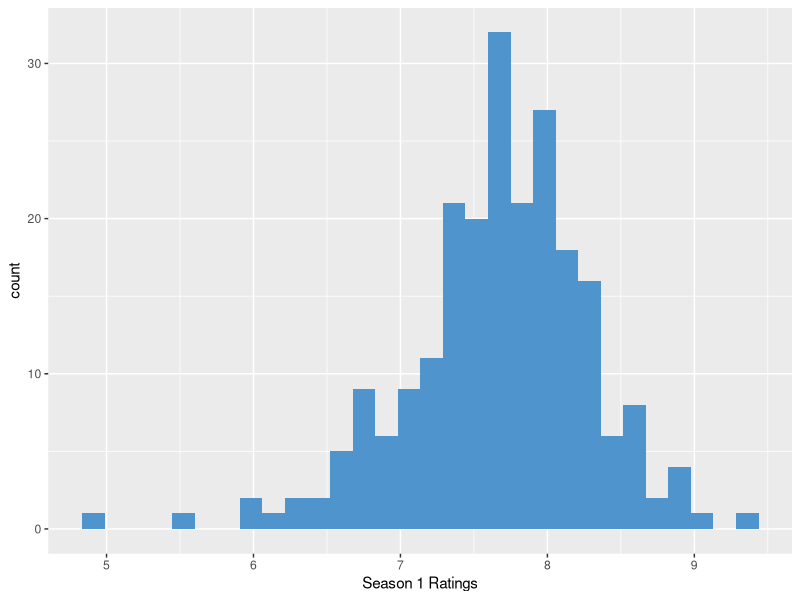
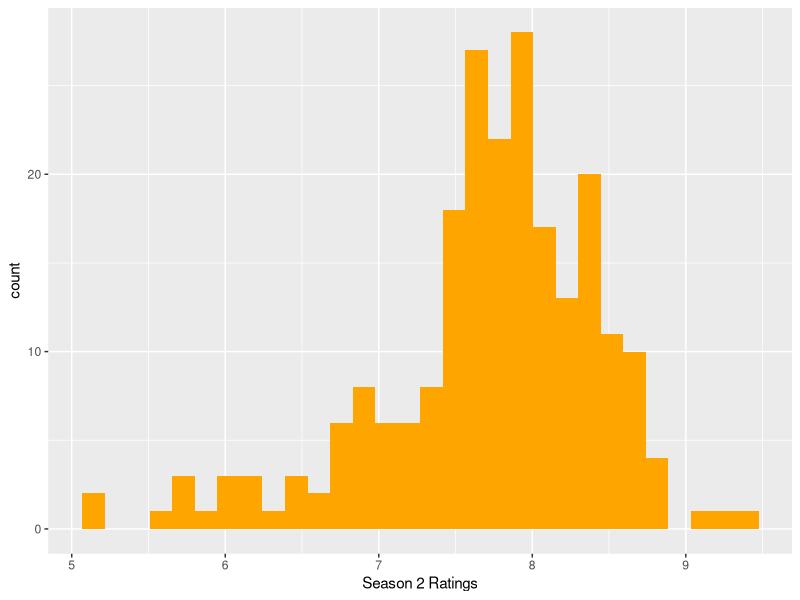
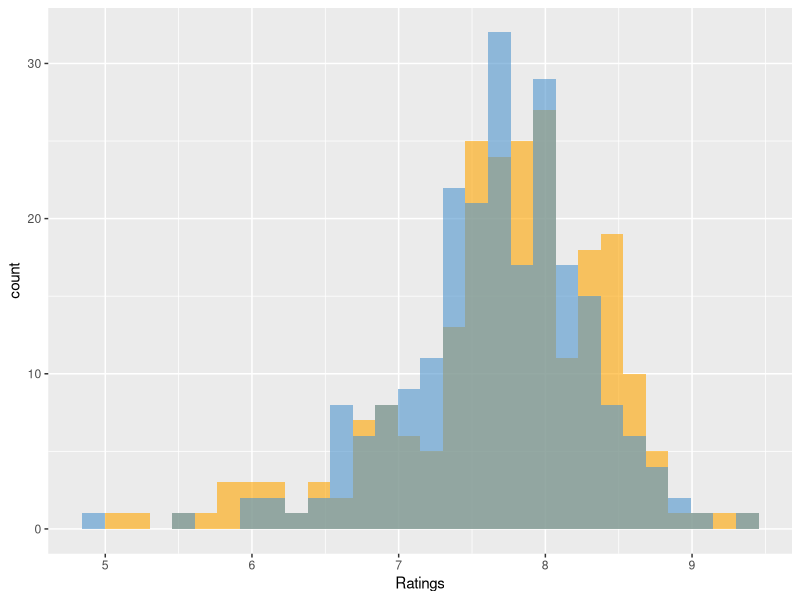
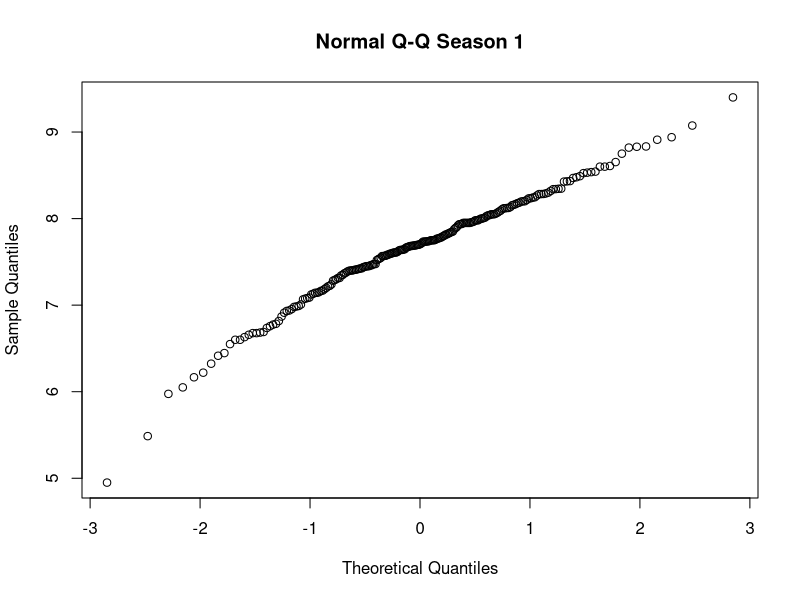
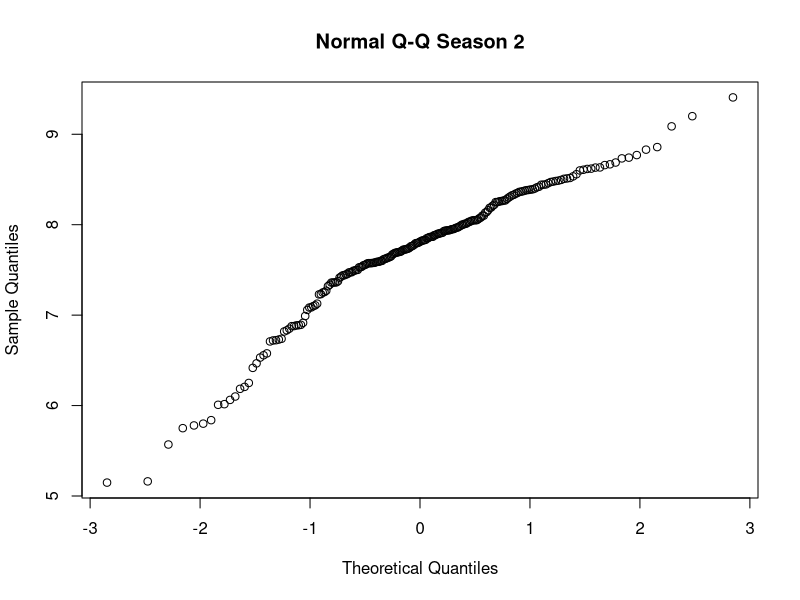
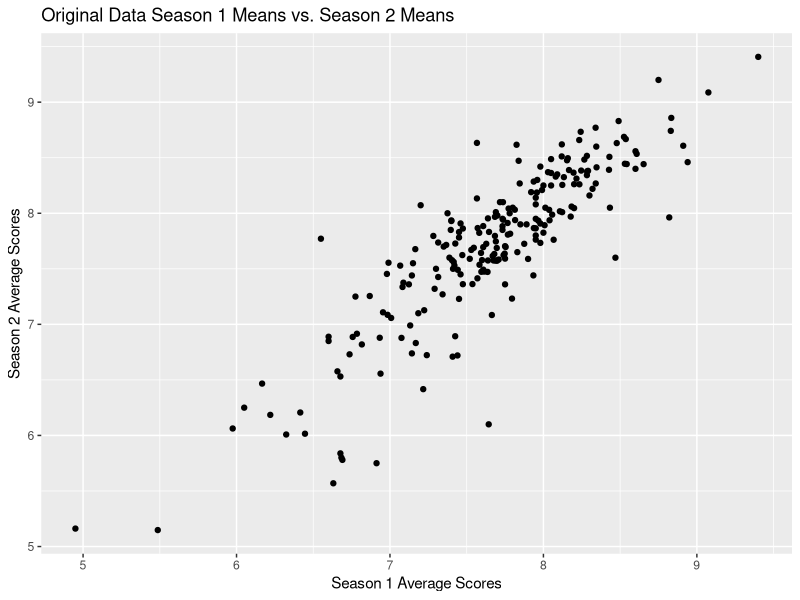
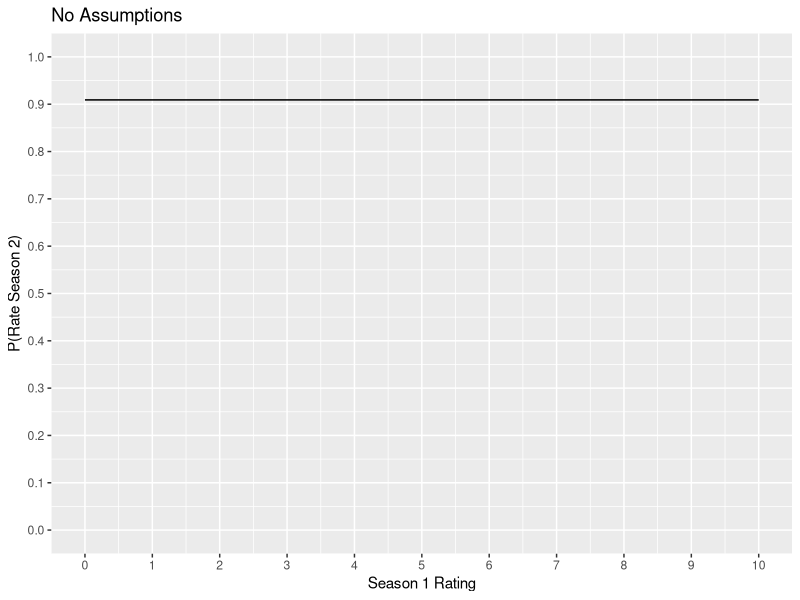
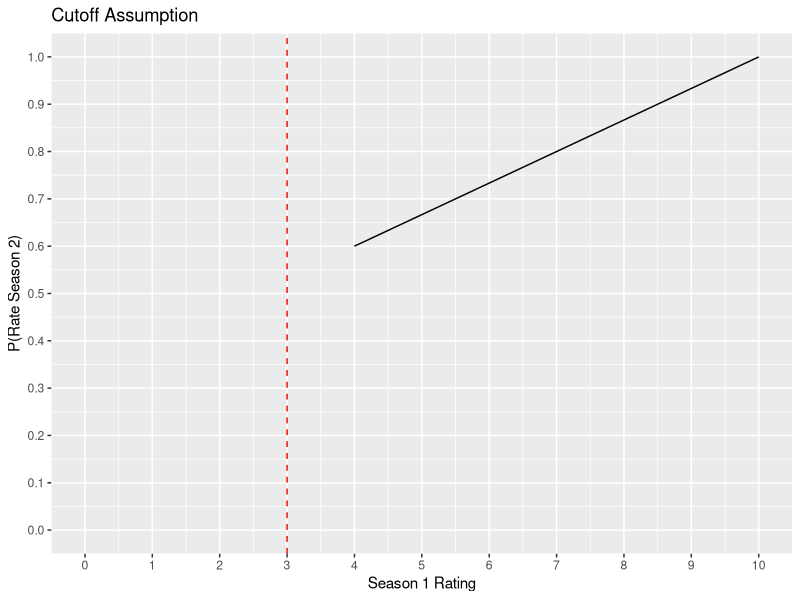

These figures' R source, in order:
## ---- chunk 1
# Install Packages
knitr::opts_chunk$set(echo = TRUE)
library(tidyverse)
library(knitr)
## ---- chunk 2
# Read in data
read.csv('Final_Data (1).csv') -> data
## ---- chunk 3
# Read in data
read.csv('Final_Data (1).csv') -> data

# Create plots of Season 1 and Season 2 data
ggplot() + geom_histogram(data = data, aes(season1), fill = "steelblue3") + xlab("Season 1 Ratings") 
ggplot() + geom_histogram(data = data, aes(season2), fill = "orange") + xlab("Season 2 Ratings") 
ggplot() + geom_histogram(data = data, aes(season2), fill = "orange", alpha = .6) + xlab("Ratings")  + geom_histogram(data = data, aes(season1), fill = "steelblue3", alpha = .6)

# Compare season 1 and season 2 mean ratings
mean(data$season1)
sd(data$season1)
mean(data$season2)
sd(data$season2)
## ---- chunk 4
# Create quantile-quantile plots to see if the season1 and season2 data are normally distributed
qqnorm(data$season1,  main = "Normal Q-Q Season 1")
qqnorm(data$season2, main = "Normal Q-Q Season 2")

## ---- chunk 5
model <- lm(data = data, season2 ~ season1)
summary(model)

## ---- chunk 6
# Run t test for difference in population means
t.test(x  = data$season1, y = data$season2)

## ---- chunk 7
# Create vectors to store values
set.seed(0)
boot_conf <- c()
boot_p <- c()
boot_conf2 <- c()
boot_p2 <- c()

# Create vector with which we will randomly select indexs which correspond to a show to sample
nums <- seq(1, 226)

# For loop in which we generate our 20000 bootstrap samples and run corresponding two-sample
# t-tests
for(i in 1:20000){
samp3 <- c()
samp4 <- c()

# Sample season 1 data independently of season 2 data
samp1 <- sample(data$season1, replace = TRUE, size = 200)

# Sample season 2 data independently of season 1 data
samp2 <- sample(data$season2, replace = TRUE, size = 200)

# Calculate p-val from two sample t-test and store into vector
append(boot_conf, t.test(x = samp1, y = samp2)[4]) -> boot_conf
append(boot_p, t.test(x = samp1, y = samp2)[3]) -> boot_p

# Sample indexes randomly for selecting our dependent season 1 and season 2 data
sample(nums, replace = TRUE, size = 200) -> indexs

# Sample season 1 and season 2 data, this time in pairs so that we are once again 
# violating the independence assumption.  Calculate new p-val from two sample t-test
# for the sake of making a comparison between when we are and aren't making an assumption
# violation.
for(j in 1:length(indexs)){
  append(samp3, data$season1[indexs[j]]) -> samp3
  append(samp4, data$season1[indexs[j]]) -> samp4
}
  append(boot_conf2, t.test(x = samp3, y = samp4)[4]) -> boot_conf2
  append(boot_p2, t.test(x = samp3, y = samp2)[3]) -> boot_p2
}


# Mean and SD of p-val for 20000 two sample t-tests on bootstrapped data
# where our season 1 and season 2
# data were sampled independently, which allows us to circumvent our independence
# violation.
mean(unlist(boot_p))
sd(unlist(boot_p))
# Mean and SD of p-val for 20000 two sample t-tests on bootstrapped data
# where our season 1 and season 2
# data were sampled dependently, so we are once again violating the independence
# assumption
mean(unlist(boot_p2))
sd(unlist(boot_p2))

## ---- chunk 8
imbd_data <- data
ggplot(imbd_data) +
  geom_point(aes(x=season1, y=season2)) +
  ggtitle("Original Data Season 1 Means vs. Season 2 Means") +
  xlab("Season 1 Average Scores") +
  ylab("Season 2 Average Scores")
## ---- chunk 9
#baseline transition matrix
baseline_matrix <- matrix(c(rep(1/11,121)), nrow = 11, ncol = 11)
#plot no assumption visual
no_assumptionPlot <- ggplot() +
  coord_cartesian(xlim = c(0, 10), ylim = c(0, 1)) +
  geom_segment(aes(x=0, xend=10, y=10/11, yend=10/11)) +
  scale_x_continuous(breaks=c(0,1,2,3,4,5,6,7,8,9,10)) +
  scale_y_continuous(breaks=c(0,0.1,0.2,0.3,0.4,0.5,0.6,0.7,0.8,0.9,1)) +
  xlab("Season 1 Rating") +
  ylab("P(Rate Season 2)") +
  ggtitle("No Assumptions")
no_assumptionPlot
#Make baseline matrix for visualization
baseline_df <- data.frame(baseline_matrix)
rownames(baseline_df) <- c("Season1=0", "Season1=1", "Season1=2", "Season1=3", "Season1=4", "Season1=5", "Season1=6", "Season1=7", "Season1=8", "Season1=9", "Season1=10")
colnames(baseline_df) <- c("0", "1", "2", "3", "4", "5", "6", "7", "8", "9", "10")
baseline_matrix_table <- kable(baseline_df, caption = "P(rate season 2 | season1 rating)", digits = 3, booktabs = TRUE)
baseline_matrix_table
## ---- chunk 10
#Build transition matrix
v0 <- c(3/4, 1, 1, 1, 6/10, 5/10, 4/10, 3/10, 2/10, 1/10, 0)
v1 <- c(0.025, 0, 0, 0, 0, 0, 0, 0, 0, 0, 0)
v2 <- c(0.025, 0, 0, 0, 0, 0, 0, 0, 0, 0, 0)
v3 <- c(0.025, 0, 0, 0, 2/15, 0, 0, 0, 0, 0, 0)
v4 <- c(0.025, 0, 0, 0, 2/15, 1/6, 0, 0, 0, 0, 0)
v5 <- c(0.025, 0, 0, 0, 2/15, 1/6, 1/5, 0, 0, 0, 0)
v6 <- c(0.025, 0, 0, 0, 0, 1/6, 1/5, 7/30, 0, 0, 0)
v7 <- c(0.025, 0, 0, 0, 0, 0, 1/5, 7/30, 4/15, 0, 0)
v8 <- c(0.025, 0, 0, 0, 0, 0, 0, 7/30, 4/15, 3/10, 0)
v9 <- c(0.025, 0, 0, 0, 0, 0, 0, 0, 4/15, 3/10, 1/2)
v10 <- c(0.025, 0, 0, 0, 0, 0, 0, 0, 0, 3/10, 1/2)
cutoff_matrix <- cbind(v0,v1,v2,v3,v4,v5,v6,v7,v8,v9,v10)
#plot cutoff assumption visual
cutoff_plot <- ggplot() +
  coord_cartesian(xlim = c(0, 10), ylim = c(0, 1)) +
  geom_vline(xintercept = 3, linetype="dashed", color = "red") +
  geom_segment(aes(x=4, xend=10, y=.6, yend=1)) +
  scale_x_continuous(breaks=c(0,1,2,3,4,5,6,7,8,9,10)) +
  scale_y_continuous(breaks=c(0,0.1,0.2,0.3,0.4,0.5,0.6,0.7,0.8,0.9,1)) +
  xlab("Season 1 Rating") +
  ylab("P(Rate Season 2)") +
  ggtitle("Cutoff Assumption")
cutoff_plot
#transition matrix visual
cutoff_df <-data.frame(cutoff_matrix)
rownames(cutoff_df) <- c("Season1=0", "Season1=1", "Season1=2", "Season1=3", "Season1=4", "Season1=5", "Season1=6", "Season1=7", "Season1=8", "Season1=9", "Season1=10")
colnames(cutoff_df) <- c("0", "1", "2", "3", "4", "5", "6", "7", "8", "9", "10")
baseline_cutoff_table <- kable(cutoff_df, caption = "P(rate season 2 | season1 rating)", digits = 3)
baseline_cutoff_table
## ---- chunk 11
#Build transition matrix
w0 <- c(3/4, 0, 1/10, 2/10, 4/10, 9/10, 9/10, 4/10, 2/10, 1/10, 0)
w1 <- c(0.025, 1/2, 3/10, 0, 0, 0, 0, 0, 0, 0, 0)
w2 <- c(0.025, 1/2, 3/10, 4/15, 0, 0, 0, 0, 0, 0, 0)
w3 <- c(0.025, 0, 3/10, 4/15, 1/5, 0, 0, 0, 0, 0, 0)
w4 <- c(0.025, 0, 0, 4/15, 1/5, 1/30, 0, 0, 0, 0, 0)
w5 <- c(0.025, 0, 0, 0, 1/5, 1/30, 1/30, 0, 0, 0, 0)
w6 <- c(0.025, 0, 0, 0, 0, 1/30, 1/30, 1/5, 0, 0, 0)
w7 <- c(0.025, 0, 0, 0, 0, 0, 1/30, 1/5, 4/15, 0, 0)
w8 <- c(0.025, 0, 0, 0, 0, 0, 0, 1/5, 4/15, 3/10, 0)
w9 <- c(0.025, 0, 0, 0, 0, 0, 0, 0, 4/15, 3/10, 1/2)
w10 <- c(0.025, 0, 0, 0, 0, 0, 0, 0, 0, 3/10, 1/2)
parabolic_matrix <- cbind(w0,w1,w2,w3,w4,w5,w6,w7,w8,w9,w10)
#plot cutoff assumption visual
parab_func <- function(x){
  ((x-5)^2)/25
}
quadratic_plot <- ggplot() +
  stat_function(fun = parab_func) +
  xlim(c(0, 10)) +
  ylim(c(0,1)) +
  xlab("Season 1 Rating") +
  ylab("P(Rate Season 2)") +
  ggtitle("Quadratic Assumption") +
  scale_y_continuous(breaks=c(0,0.1,0.2,0.3,0.4,0.5,0.6,0.7,0.8,0.9,1)) 
quadratic_plot
#transition matrix visual
parabolic_df <-data.frame(parabolic_matrix)
rownames(parabolic_df) <- c("Season1=0", "Season1=1", "Season1=2", "Season1=3", "Season1=4", "Season1=5", "Season1=6", "Season1=7", "Season1=8", "Season1=9", "Season1=10")
colnames(parabolic_df) <- c("0", "1", "2", "3", "4", "5", "6", "7", "8", "9", "10")
baseline_parabolic_table <- kable(parabolic_df, caption = "P(rate season 2 | season1 rating)", digits = 3)
baseline_parabolic_table
## ---- chunk 12
emp_df <- data.frame(rbind(c(-2.166, 0.636, 1), c(0.187, 0.122, 1), c(0.398, 1.80, 1)), row.names = c("Baseline Method", "Cutoff Method", "Quadratic Method"))
colnames(emp_df) <- c('Empirical Difference','Empirical SE','Empirical Power')
table_data <- kable(emp_df)
table_data
## ---- chunk 13

head(data)

